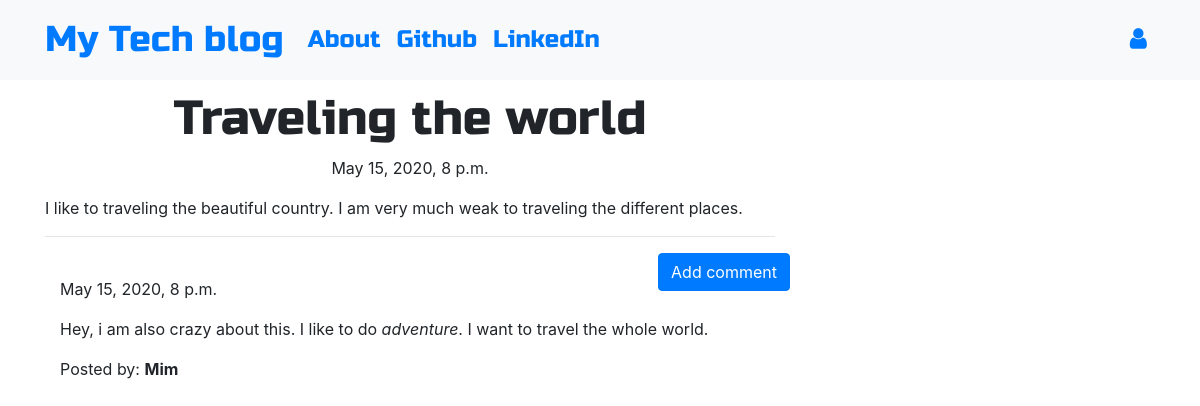
/post/6, run on the app's committed database.
### blog/models.py (models this page shows, shortened)
class Post(models.Model):
    author = models.ForeignKey('auth.User',on_delete=models.CASCADE)
    title = models.CharField(max_length=200)
    text = models.TextField()
    created_date = models.DateTimeField(default=timezone.now)
    published_date = models.DateTimeField(blank=True, null=True)

class Comment(models.Model):
    post = models.ForeignKey('blog.Post', related_name='comments',on_delete=models.CASCADE)
    author = models.CharField(max_length=200)
    text = models.TextField()
    created_date = models.DateTimeField(default=timezone.now)
    approved_comment = models.BooleanField(default=False)

### blog/views.py (the view)
# urls.py: path('post/<int:pk>', views.PostDetailView.as_view(), name='post_detail'),
class PostDetailView(DetailView):
    model = Post

### blog/templates/blog/post_detail.html (shortened to what this page needs)
{% extends 'blog/base.html' %}
{% block content %}
        <h1 class='posttitle loader'>{{ post.title }}</h1>
        {% if post.published_date %}
            <div class="date postdate">
                {{ post.published_date }}
            </div>
        {% else %}
            <a class="btn btn-outline-dark" href="{% url 'post_publish' pk=post.pk %}">Publish</a>
        {% endif %}
      <p class='postcontent' >{{ post.text|safe|linebreaksbr }}</p>
  <hr>
  <a class="btn btn-primary btn-comment" href="{% url 'add_comment_to_post' pk=post.pk %}">Add comment</a>
  <div class="container">
  {% for comment in post.comments.all %}
  <br>
      {% if user.is_authenticated or comment.approved_comment %}
              {{ comment.created_date }}
          <p>{{ comment.text|safe|linebreaks }}</p>
          <p>Posted by: <strong>{{ comment.author }}</strong></p>
      {% endif %}
  {% empty %}
      <p>No comments posted.</p>
  {% endfor %}
</div>
{% endblock %}

### blog/static/css/blog.css (style rules this page uses)
.postdate { text-align: center; }
.posttitle { font-family: 'Russo One', sans-serif; font-size: 3em; text-align: center; }
.postcontent { font-family: 'Montserrat'; font-size: 1.5em; }
.btn-comment { position: absolute; right: 0px; }
.loader { filter:hue-rotate(0deg); color: linear-gradient(45deg,#0f8,#08f); animation:hue 5000ms infinite linear; }

### data on the page
Post: title "Traveling the world", published_date "May 15, 2020, 8 p.m.", text "I like to traveling the beautiful country. I am very much weak to traveling the different places."
Comment: created_date "May 15, 2020, 8 p.m.", text "Hey, i am also crazy about this. I like to do adventure . I want to travel the whole world.", author "Mim"
